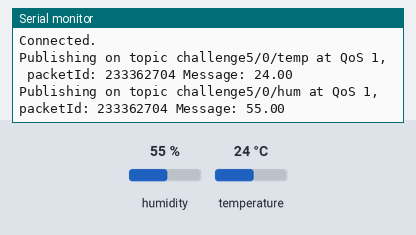
The sketch below on a simulated ESP8266 (NodeMCU). On the bench: the last lines printed to the serial monitor. The test bench sets the inputs (shaded band); at power-on: humidity 55 %, temperature 24 °C. WiFi joins after 1.5 s; servers stay silent unless stated; random numbers use the default seed unless the sketch sets one; no MQTT or app messages arrive unless stated.

Above: at 2.7 s.
2.8 s: humidity set to 22 %
14.2 s: temperature set to 12 °C
At 18.2 s:
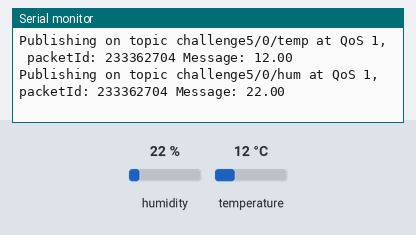
25.6 s: humidity set to 40 %
At 33.2 s:
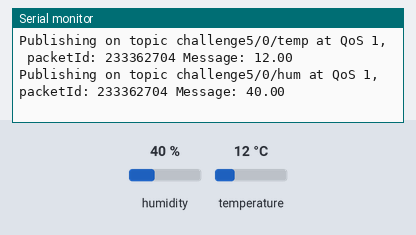

Measured:
- after the input at 14.2 s, the serial monitor: prints a new line after 2.6 s (image 1)
- after the input at 25.6 s, the serial monitor: prints a new line after 6.3 s (image 2)

The sketch:

sender.ino
```cpp
// DHT11 setup
#include "DHT.h"
#define DHTPIN 2     // D4
#define DHTTYPE DHT11   // DHT 11
DHT dht(DHTPIN, DHTTYPE);

// Wifi and mqtt setup
#include <ESP8266WiFi.h>
#include <PubSubClient.h>
const char* ssid = "";
const char* password = "";
WiFiClient wifiClient;
PubSubClient mqttClient(wifiClient);
char *mqttServer = "";
int mqttPort = 1883;

const char* mqtt_user = "";
const char* mqtt_password = "";

const char* temp_topic = "challenge5/0/temp";
const char* hum_topic = "challenge5/0/hum";


void setupMQTT() {
  mqttClient.setServer(mqttServer, mqttPort);
  // set the callback function
  mqttClient.setCallback(callback);
}

void setup_wifi() {
  delay(10);
  Serial.println();
  Serial.print("Connecting to ");
  Serial.println(ssid);

  WiFi.mode(WIFI_STA);
  WiFi.begin(ssid, password);

  while (WiFi.status() != WL_CONNECTED) {
    delay(500);
    Serial.print(".");
  }
  Serial.println("");
  Serial.print("Connected to WiFi network with IP Address: ");
  Serial.println(WiFi.localIP());

}

void setup() {

  Serial.begin(9600);
  setup_wifi();
  setupMQTT();
  Serial.println(F("DHTxx test!"));

  dht.begin();
}

void reconnect() {
  Serial.println("Connecting to MQTT Broker...");
  while (!mqttClient.connected()) {
      Serial.println("Reconnecting to MQTT Broker..");
      String clientId = "ESP32Client-";
      clientId += String(random(0xffff), HEX);

      if (mqttClient.connect(clientId.c_str(),mqtt_user,mqtt_password)) {
        Serial.println("Connected.");
        mqttClient.subscribe("challenge4/1/token");
      }

  }
}

void loop() {
  if (!mqttClient.connected())
    reconnect();
  float h = dht.readHumidity();
  float t = dht.readTemperature();
  if (isnan(h) || isnan(t) ) {
    Serial.println(F("Failed to read from DHT sensor!"));
    return;
  }
  mqttClient.publish(temp_topic, String(t).c_str());
  Serial.printf("Publishing on topic %s at QoS 1, packetId: %i ", temp_topic);
  Serial.printf("Message: %.2f \n", t);

  mqttClient.publish(hum_topic, String(h).c_str());
  Serial.printf("Publishing on topic %s at QoS 1, packetId: %i ", hum_topic);
  Serial.printf("Message: %.2f \n", h);
  delay(15000);
}


void callback(char* topic, byte* payload, unsigned int length) {
  Serial.print("Callback - ");
  Serial.print("Message:");
  for (int i = 0; i < length; i++) {
    Serial.print((char)payload[i]);
  }
}
```
